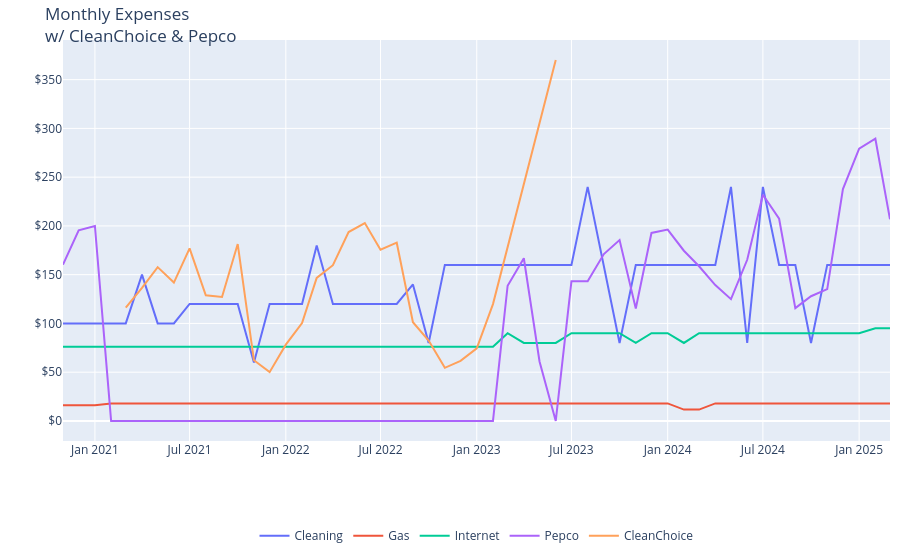

Notebook source saved alongside this figure:
### Markdown cell above
This is the only time you'll see the Pepco / CleanChoice data. After this, they'll be consolidated into "Electric"

### Code cell
import warnings

# uppress specific FutureWarning
warnings.filterwarnings("ignore", category=FutureWarning)


# group by year, month, and expense type, then sum Amount
monthly_expense_amount = (
    df.groupby([df["Date"].dt.to_period("M"), "Expense"])["Amount"].sum().reset_index()
)
monthly_expense_amount["Date"] = monthly_expense_amount["Date"].astype(
    str
)  # convert to string for Plotly

# plot
fig = px.line(
    monthly_expense_amount,
    x="Date",
    y="Amount",
    color="Expense",
    title="Monthly Expenses<br>w/ CleanChoice & Pepco",
    labels={
        "Date": "Month and Year",
        "Amount": "Amount ($)",
        "Expense": "",
    },
    hover_data={"Expense": True},
)

# format y-axis to show currency
fig.update_traces(
    hovertemplate="Month and Year: %{x}<br>Amount: $%{y:.2f}<br>Expense Type: %{customdata}"
)

# format for mobile
fig.update_layout(
    xaxis=dict(title=""),
    yaxis=dict(
        title="",
        tickprefix="$",
    ),
    margin=dict(
        t=40,
        b=30,
        l=10,
        r=10,
    ),
    legend=dict(
        orientation="h",
        x=0.5,
        xanchor="center",
        y=-0.2,
    ),
)


fig.show()

### Figure 1 — Plotly figure (JSON) as saved in the notebook; plotly's stock layout.template omitted (floating-point values rounded to 4 significant figures)
{"data": [{"customdata": [["Cleaning"], ["Cleaning"], ["Cleaning"], ["Cleaning"], ["Cleaning"], ["Cleaning"], ["Cleaning"], ["Cleaning"], ["Cleaning"], ["Cleaning"], ["Cleaning"], ["Cleaning"], ["Cleaning"], ["Cleaning"], ["Cleaning"], ["Cleaning"], ["Cleaning"], ["Cleaning"], ["Cleaning"], ["Cleaning"], ["Cleaning"], ["Cleaning"], ["Cleaning"], ["Cleaning"], ["Cleaning"], ["Cleaning"], ["Cleaning"], ["Cleaning"], ["Cleaning"], ["Cleaning"], ["Cleaning"], ["Cleaning"], ["Cleaning"], ["Cleaning"], ["Cleaning"], ["Cleaning"], ["Cleaning"], ["Cleaning"], ["Cleaning"], ["Cleaning"], ["Cleaning"], ["Cleaning"], ["Cleaning"], ["Cleaning"], ["Cleaning"], ["Cleaning"], ["Cleaning"], ["Cleaning"], ["Cleaning"], ["Cleaning"], ["Cleaning"], ["Cleaning"], ["Cleaning"]], "hovertemplate": "Month and Year: %{x}<br>Amount: $%{y:.2f}<br>Expense Type: %{customdata}", "legendgroup": "Cleaning", "line": {"color": "#636efa", "dash": "solid"}, "marker": {"symbol": "circle"}, "mode": "lines", "name": "Cleaning", "orientation": "v", "showlegend": true, "type": "scatter", "x": ["2020-11", "2020-12", "2021-01", "2021-02", "2021-03", "2021-04", "2021-05", "2021-06", "2021-07", "2021-08", "2021-09", "2021-10", "2021-11", "2021-12", "2022-01", "2022-02", "2022-03", "2022-04", "2022-05", "2022-06", "2022-07", "2022-08", "2022-09", "2022-10", "2022-11", "2022-12", "2023-01", "2023-02", "2023-03", "2023-04", "2023-05", "2023-06", "2023-07", "2023-08", "2023-09", "2023-10", "2023-11", "2023-12", "2024-01", "2024-02", "2024-03", "2024-04", "2024-05", "2024-06", "2024-07", "2024-08", "2024-09", "2024-10", "2024-11", "2024-12", "2025-01", "2025-02", "2025-03"], "xaxis": "x", "y": [100, 100, 100, 100, 100, 150, 100, 100, 120, 120, 120, 120, 60, 120, 120, 120, 180, 120, 120, 120, 120, 120, 140, 80, 160, 160, 160, 160, 160, 160, 160, 160, 160, 240, 160, 80, 160, 160, 160, 160, 160, 160, 240, 80, 240, 160, 160, 80, 160, 160, 160, 160, 160], "yaxis": "y"}, {"customdata": [["Gas"], ["Gas"], ["Gas"], ["Gas"], ["Gas"], ["Gas"], ["Gas"], ["Gas"], ["Gas"], ["Gas"], ["Gas"], ["Gas"], ["Gas"], ["Gas"], ["Gas"], ["Gas"], ["Gas"], ["Gas"], ["Gas"], ["Gas"], ["Gas"], ["Gas"], ["Gas"], ["Gas"], ["Gas"], ["Gas"], ["Gas"], ["Gas"], ["Gas"], ["Gas"], ["Gas"], ["Gas"], ["Gas"], ["Gas"], ["Gas"], ["Gas"], ["Gas"], ["Gas"], ["Gas"], ["Gas"], ["Gas"], ["Gas"], ["Gas"], ["Gas"], ["Gas"], ["Gas"], ["Gas"], ["Gas"], ["Gas"], ["Gas"], ["Gas"], ["Gas"], ["Gas"]], "hovertemplate": "Month and Year: %{x}<br>Amount: $%{y:.2f}<br>Expense Type: %{customdata}", "legendgroup": "Gas", "line": {"color": "#EF553B", "dash": "solid"}, "marker": {"symbol": "circle"}, "mode": "lines", "name": "Gas", "orientation": "v", "showlegend": true, "type": "scatter", "x": ["2020-11", "2020-12", "2021-01", "2021-02", "2021-03", "2021-04", "2021-05", "2021-06", "2021-07", "2021-08", "2021-09", "2021-10", "2021-11", "2021-12", "2022-01", "2022-02", "2022-03", "2022-04", "2022-05", "2022-06", "2022-07", "2022-08", "2022-09", "2022-10", "2022-11", "2022-12", "2023-01", "2023-02", "2023-03", "2023-04", "2023-05", "2023-06", "2023-07", "2023-08", "2023-09", "2023-10", "2023-11", "2023-12", "2024-01", "2024-02", "2024-03", "2024-04", "2024-05", "2024-06", "2024-07", "2024-08", "2024-09", "2024-10", "2024-11", "2024-12", "2025-01", "2025-02", "2025-03"], "xaxis": "x", "y": [16, 16, 16, 18, 18, 18, 18, 18, 18, 18, 18, 18, 18, 18, 18, 18, 18, 18, 18, 18, 18, 18, 18, 18, 18, 18, 18, 18, 18, 18, 18, 18, 18, 18, 18, 18, 18, 18, 18, 11.66, 11.66, 18, 18, 18, 18, 18, 18, 18, 18, 18, 18, 18, 18], "yaxis": "y"}, {"customdata": [["Internet"], ["Internet"], ["Internet"], ["Internet"], ["Internet"], ["Internet"], ["Internet"], ["Internet"], ["Internet"], ["Internet"], ["Internet"], ["Internet"], ["Internet"], ["Internet"], ["Internet"], ["Internet"], ["Internet"], ["Internet"], ["Internet"], ["Internet"], ["Internet"], ["Internet"], ["Internet"], ["Internet"], ["Internet"], ["Internet"], ["Internet"], ["Internet"], ["Internet"], ["Internet"], ["Internet"], ["Internet"], ["Internet"], ["Internet"], ["Internet"], ["Internet"], ["Internet"], ["Internet"], ["Internet"], ["Internet"], ["Internet"], ["Internet"], ["Internet"], ["Internet"], ["Internet"], ["Internet"], ["Internet"], ["Internet"], ["Internet"], ["Internet"], ["Internet"], ["Internet"], ["Internet"]], "hovertemplate": "Month and Year: %{x}<br>Amount: $%{y:.2f}<br>Expense Type: %{customdata}", "legendgroup": "Internet", "line": {"color": "#00cc96", "dash": "solid"}, "marker": {"symbol": "circle"}, "mode": "lines", "name": "Internet", "orientation": "v", "showlegend": true, "type": "scatter", "x": ["2020-11", "2020-12", "2021-01", "2021-02", "2021-03", "2021-04", "2021-05", "2021-06", "2021-07", "2021-08", "2021-09", "2021-10", "2021-11", "2021-12", "2022-01", "2022-02", "2022-03", "2022-04", "2022-05", "2022-06", "2022-07", "2022-08", "2022-09", "2022-10", "2022-11", "2022-12", "2023-01", "2023-02", "2023-03", "2023-04", "2023-05", "2023-06", "2023-07", "2023-08", "2023-09", "2023-10", "2023-11", "2023-12", "2024-01", "2024-02", "2024-03", "2024-04", "2024-05", "2024-06", "2024-07", "2024-08", "2024-09", "2024-10", "2024-11", "2024-12", "2025-01", "2025-02", "2025-03"], "xaxis": "x", "y": [76, 76, 76, 76, 76, 76, 76, 76, 76, 76, 76, 76, 76, 76, 76, 76, 76, 76, 76, 76, 76, 76, 76, 76, 76, 76, 76, 76, 89.99, 79.99, 79.99, 79.99, 89.99, 89.99, 89.99, 89.99, 79.99, 89.99, 89.99, 79.99, 89.99, 89.99, 89.99, 89.99, 89.99, 89.99, 89.99, 89.99, 89.99, 89.99, 89.99, 94.99, 94.99], "yaxis": "y"}, {"customdata": [["Pepco"], ["Pepco"], ["Pepco"], ["Pepco"], ["Pepco"], ["Pepco"], ["Pepco"], ["Pepco"], ["Pepco"], ["Pepco"], ["Pepco"], ["Pepco"], ["Pepco"], ["Pepco"], ["Pepco"], ["Pepco"], ["Pepco"], ["Pepco"], ["Pepco"], ["Pepco"], ["Pepco"], ["Pepco"], ["Pepco"], ["Pepco"], ["Pepco"], ["Pepco"], ["Pepco"], ["Pepco"], ["Pepco"], ["Pepco"], ["Pepco"], ["Pepco"], ["Pepco"], ["Pepco"], ["Pepco"], ["Pepco"], ["Pepco"], ["Pepco"], ["Pepco"], ["Pepco"], ["Pepco"], ["Pepco"], ["Pepco"], ["Pepco"], ["Pepco"], ["Pepco"], ["Pepco"], ["Pepco"], ["Pepco"], ["Pepco"], ["Pepco"], ["Pepco"], ["Pepco"]], "hovertemplate": "Month and Year: %{x}<br>Amount: $%{y:.2f}<br>Expense Type: %{customdata}", "legendgroup": "Pepco", "line": {"color": "#ab63fa", "dash": "solid"}, "marker": {"symbol": "circle"}, "mode": "lines", "name": "Pepco", "orientation": "v", "showlegend": true, "type": "scatter", "x": ["2020-11", "2020-12", "2021-01", "2021-02", "2021-03", "2021-04", "2021-05", "2021-06", "2021-07", "2021-08", "2021-09", "2021-10", "2021-11", "2021-12", "2022-01", "2022-02", "2022-03", "2022-04", "2022-05", "2022-06", "2022-07", "2022-08", "2022-09", "2022-10", "2022-11", "2022-12", "2023-01", "2023-02", "2023-03", "2023-04", "2023-05", "2023-06", "2023-07", "2023-08", "2023-09", "2023-10", "2023-11", "2023-12", "2024-01", "2024-02", "2024-03", "2024-04", "2024-05", "2024-06", "2024-07", "2024-08", "2024-09", "2024-10", "2024-11", "2024-12", "2025-01", "2025-02", "2025-03"], "xaxis": "x", "y": [160.3, 195.5, 200, 0, 0, 0, 0, 0, 0, 0, 0, 0, 0, 0, 0, 0, 0, 0, 0, 0, 0, 0, 0, 0, 0, 0, 0, 0, 138.7, 166.8, 60.94, 0, 143.2, 143.2, 171.1, 185.5, 115.3, 192.8, 196.3, 174.6, 158.6, 139.3, 124.9, 165.3, 231.9, 207.4, 115.7, 127.9, 135.2, 237.8, 279.2, 289.4, 206.7], "yaxis": "y"}, {"customdata": [["CleanChoice"], ["CleanChoice"], ["CleanChoice"], ["CleanChoice"], ["CleanChoice"], ["CleanChoice"], ["CleanChoice"], ["CleanChoice"], ["CleanChoice"], ["CleanChoice"], ["CleanChoice"], ["CleanChoice"], ["CleanChoice"], ["CleanChoice"], ["CleanChoice"], ["CleanChoice"], ["CleanChoice"], ["CleanChoice"], ["CleanChoice"], ["CleanChoice"], ["CleanChoice"], ["CleanChoice"], ["CleanChoice"], ["CleanChoice"], ["CleanChoice"]], "hovertemplate": "Month and Year: %{x}<br>Amount: $%{y:.2f}<br>Expense Type: %{customdata}", "legendgroup": "CleanChoice", "line": {"color": "#FFA15A", "dash": "solid"}, "marker": {"symbol": "circle"}, "mode": "lines", "name": "CleanChoice", "orientation": "v", "showlegend": true, "type": "scatter", "x": ["2021-03", "2021-04", "2021-05", "2021-06", "2021-07", "2021-08", "2021-09", "2021-10", "2021-11", "2021-12", "2022-01", "2022-02", "2022-03", "2022-04", "2022-05", "2022-06", "2022-07", "2022-08", "2022-09", "2022-10", "2022-11", "2022-12", "2023-01", "2023-02", "2023-06"], "xaxis": "x", "y": [116.2, 136.5, 157.7, 141.9, 176.9, 128.8, 127.2, 181.4, 62.2, 50.04, 78.24, 100.3, 146.7, 159.7, 193.7, 203.0, 175.7, 182.8, 101.2, 82.46, 54.51, 61.62, 74.53, 119.8, 370.1], "yaxis": "y"}], "layout": {"legend": {"orientation": "h", "title": {"text": ""}, "tracegroupgap": 0, "x": 0.5, "xanchor": "center", "y": -0.2}, "margin": {"b": 30, "l": 10, "r": 10, "t": 40}, "title": {"text": "Monthly Expenses<br>w/ CleanChoice & Pepco"}, "xaxis": {"anchor": "y", "domain": [0, 1], "title": {"text": ""}}, "yaxis": {"anchor": "x", "domain": [0, 1], "tickprefix": "$", "title": {"text": ""}}}}
